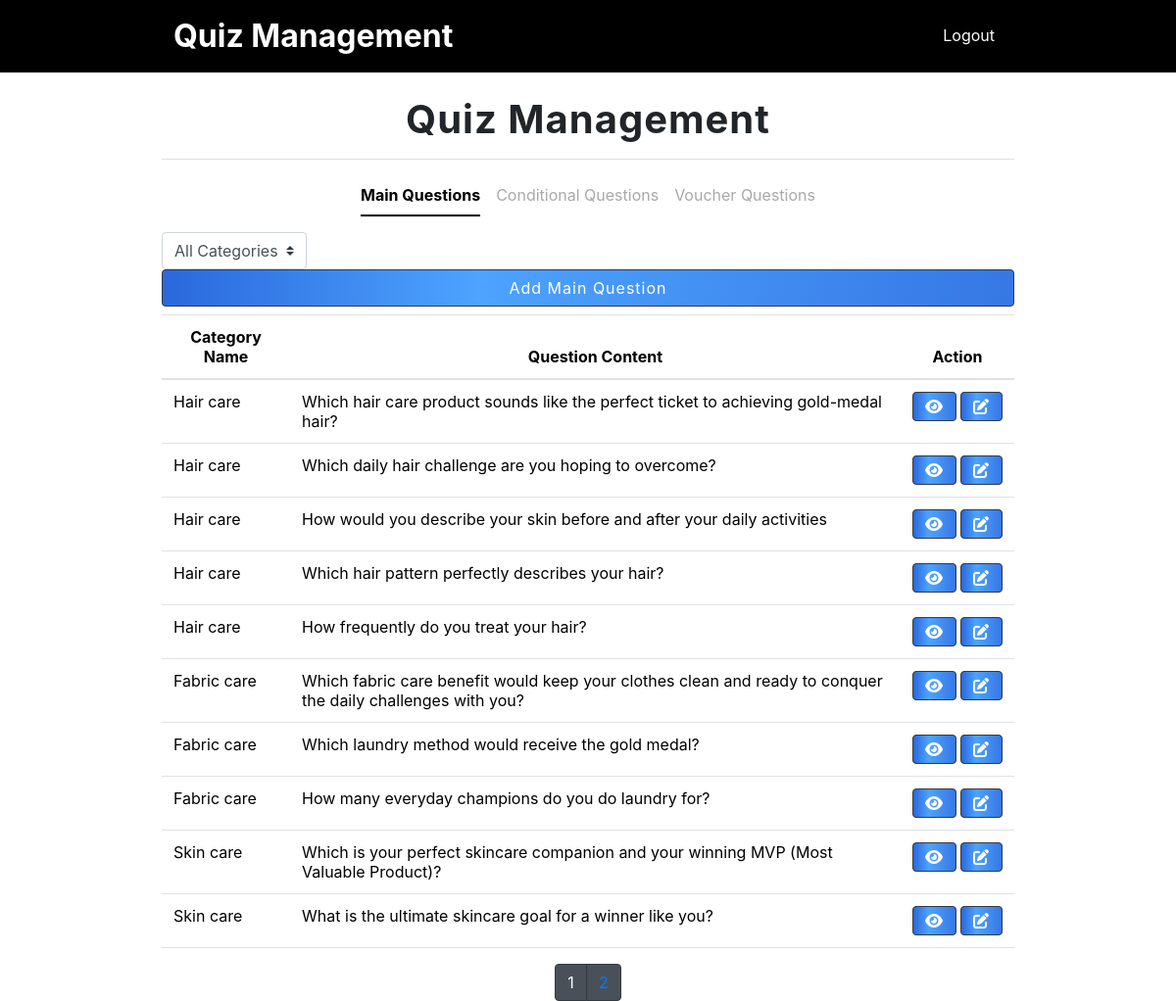
/management/question.php (signed in), run on the app's committed database.
### tables this page shows
CREATE TABLE `parent_question` (
  `pqID` int(11) NOT NULL,
  `pqContent` text NOT NULL,
  `pqNumOptions` tinyint(4) NOT NULL,
  `pqMaxAnswer` tinyint(4) NOT NULL,
  `pqOrder` tinyint(4) NOT NULL,
  `categoryID` int(11) NOT NULL
);

CREATE TABLE `category` (
  `categoryID` int(11) NOT NULL,
  `categoryName` text NOT NULL,
  `categoryDescription` text NOT NULL,
  `userClick` int(11) NOT NULL
);

### management/question.php (the view, shortened to what this page needs)
<?php
    include 'header.php';
    include 'navbar.php';
    include '../db.php';
    $recordsPerPage = 10;
    $page = isset($_GET['page']) ? $_GET['page'] : 1;
    $offset = ($page - 1) * $recordsPerPage;
    $categoryFilter = isset($_GET['category']) ? $_GET['category'] : 0;
    $query = "SELECT pq.*, c.categoryName,
                GROUP_CONCAT(a.answerContent) as answerContents,
                GROUP_CONCAT(p.prodName) as prodNames
                FROM parent_question pq
                LEFT JOIN category c ON pq.categoryID = c.categoryID
                LEFT JOIN question_answer qa ON pq.pqID = qa.pqID
                LEFT JOIN answer a ON a.answerID = qa.answerID
                LEFT JOIN product_answer pa ON pa.answerID = a.answerID
                LEFT JOIN product p ON pa.prodID = p.prodID";
    $query .= " GROUP BY pq.pqID DESC
        LIMIT $offset, $recordsPerPage";
    $result = mysqli_query($conn, $query);
?>
<div class="container w-75">
    <?php include 'question_nav.php';?>
    <form class="form-inline d-inline">
        <select class="custom-select mr-3" name="category" id="category" onchange="this.form.submit()">
            <option value="0" <?php echo ($categoryFilter == 0) ? 'selected' : ''; ?>>All Categories</option>
        </select>
    </form>
    <button class="btn btn-dark float-end mb-2" data-bs-toggle="modal" data-bs-target="#addQuestionModal">Add Main Question</button>
</div>
<div class="container w-75">
    <div class="table-responsive">
        <table class="table table-hover">
            <thead class="text-center">
                <tr>
                    <th>Category Name</th>
                    <th>Question Content</th>
                    <th>Action</th>
                </tr>
            </thead>
            <tbody>
                <?php
                    while ($row = mysqli_fetch_assoc($result)){
                        $pqID           = $row['pqID'];
                        $pqContent      = $row['pqContent'];
                        $categoryName   = $row['categoryName'];
                ?>
                <tr>
                    <td><?php echo $categoryName;?></td>
                    <td><?php echo $pqContent;?></td>
                    <td>
                        <div class="d-flex justify-content-center align-items-center">
                            <div class="text-center me-1">
                                <button type="button" class="btn btn-dark" data-bs-toggle="modal" data-bs-target="#viewQuestionModal<?php echo $pqID; ?>">
                                    <div class="d-flex align-items-center">
                                        <i class="fa-solid fa-eye"></i>
                                    </div>
                                </button>
                            </div>
                            <div class="text-center">
                                <button type="button" class="btn btn-dark" data-bs-toggle="modal" data-bs-target="#editQuestionModal<?php echo $pqID; ?>">
                                    <div class="d-flex align-items-center">
                                        <i class="fa-solid fa-pen-to-square"></i>
                                    </div>
                                </button>
                            </div>
                        </div>
                    <?php
                        }
                    ?>
                    </td>
                </tr>
            </tbody>
        </table>
    </div>
</div>
<div class="container w-75">
    <ul class="pagination justify-content-center">
        <?php
        $totalRecordsQuery = "SELECT COUNT(*) AS totalRecords FROM parent_question";
        $totalRecordsResult = mysqli_query($conn, $totalRecordsQuery);
        $totalRecordsRow = mysqli_fetch_assoc($totalRecordsResult);
        $totalRecords = $totalRecordsRow['totalRecords'];
        $totalPages = ceil($totalRecords / $recordsPerPage);
        if ($totalPages > 1) {
            for ($i = 1; $i <= $totalPages; $i++) {
                echo '<li class="page-item ' . ($page == $i ? 'active' : '') . '">';
                echo '<a class="page-link" href="?page=' . $i . '&category=' . $categoryFilter . '">' . $i . '</a>';
                echo '</li>';
            }
        }
        ?>
    </ul>
</div>

### assets/styles.css (style rules this page uses)
button { transition: all 0.5s ease; padding: 10px 20px; width: 100%; font-size: clamp(14px, 2vw, 16px); background-image: linear-gradient( to right, #2a68dc 0%, #4da3ff 37%, #3677e4 100% ); border-radius: 30px; border: 2px solid #8e7242; color: #fff; letter-spacing: 1px; margin-bottom: 20px; }
.page-link { background-color: #495057 !important; border-color: #343a40 !important; }

### data on the page
parent_question: categoryID.categoryName "Hair care", pqContent "Which hair care product sounds like the perfect ticket to achieving gold-medal hair?"
parent_question: categoryID.categoryName "Hair care", pqContent "Which daily hair challenge are you hoping to overcome?"
parent_question: categoryID.categoryName "Hair care", pqContent "How would you describe your skin before and after your daily activities"
parent_question: categoryID.categoryName "Hair care", pqContent "Which hair pattern perfectly describes your hair?"
parent_question: categoryID.categoryName "Hair care", pqContent "How frequently do you treat your hair?"
parent_question: categoryID.categoryName "Fabric care", pqContent "Which fabric care benefit would keep your clothes clean and ready to conquer the daily challenges with you?"
parent_question: categoryID.categoryName "Fabric care", pqContent "Which laundry method would receive the gold medal?"
parent_question: categoryID.categoryName "Fabric care", pqContent "How many everyday champions do you do laundry for?"
parent_question: categoryID.categoryName "Skin care", pqContent "Which is your perfect skincare companion and your winning MVP (Most Valuable Product)?"
parent_question: categoryID.categoryName "Skin care", pqContent "What is the ultimate skincare goal for a winner like you?"
